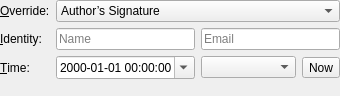
<?xml version="1.0" encoding="UTF-8"?>
<ui version="4.0">
 <class>SignatureForm</class>
 <widget class="QWidget" name="SignatureForm">
  <property name="geometry">
   <rect>
    <x>0</x>
    <y>0</y>
    <width>340</width>
    <height>96</height>
   </rect>
  </property>
  <property name="windowTitle">
   <string>Signature</string>
  </property>
  <layout class="QFormLayout" name="formLayout">
   <property name="leftMargin">
    <number>0</number>
   </property>
   <property name="topMargin">
    <number>0</number>
   </property>
   <property name="rightMargin">
    <number>0</number>
   </property>
   <property name="bottomMargin">
    <number>0</number>
   </property>
   <item row="0" column="0">
    <widget class="QLabel" name="replaceLabel">
     <property name="text">
      <string>&amp;Override:</string>
     </property>
     <property name="buddy">
      <cstring>replaceComboBox</cstring>
     </property>
    </widget>
   </item>
   <item row="1" column="0">
    <widget class="QLabel" name="nameLabel">
     <property name="text">
      <string>&amp;Identity:</string>
     </property>
     <property name="buddy">
      <cstring>nameEdit</cstring>
     </property>
    </widget>
   </item>
   <item row="1" column="1">
    <layout class="QHBoxLayout" name="identityLayout">
     <item>
      <widget class="QLineEdit" name="nameEdit">
       <property name="toolTip">
        <string>Name</string>
       </property>
       <property name="placeholderText">
        <string>Name</string>
       </property>
      </widget>
     </item>
     <item>
      <widget class="QLineEdit" name="emailEdit">
       <property name="toolTip">
        <string>Email</string>
       </property>
       <property name="placeholderText">
        <string>Email</string>
       </property>
      </widget>
     </item>
    </layout>
   </item>
   <item row="2" column="0">
    <widget class="QLabel" name="timeLabel">
     <property name="text">
      <string>&amp;Time:</string>
     </property>
     <property name="buddy">
      <cstring>timeEdit</cstring>
     </property>
    </widget>
   </item>
   <item row="2" column="1">
    <layout class="QHBoxLayout" name="timeLayout">
     <item>
      <widget class="QDateTimeEdit" name="timeEdit">
       <property name="currentSection">
        <enum>QDateTimeEdit::Section::YearSection</enum>
       </property>
       <property name="displayFormat">
        <string notr="true">yyyy-MM-dd HH:mm:ss</string>
       </property>
       <property name="calendarPopup">
        <bool>true</bool>
       </property>
       <property name="timeSpec">
        <enum>Qt::TimeSpec::LocalTime</enum>
       </property>
      </widget>
     </item>
     <item>
      <widget class="QComboBox" name="offsetEdit">
       <property name="toolTip">
        <string>Offset from UTC</string>
       </property>
       <property name="editable">
        <bool>false</bool>
       </property>
      </widget>
     </item>
     <item>
      <widget class="QToolButton" name="nowButton">
       <property name="toolTip">
        <string>Set to current local time</string>
       </property>
       <property name="text">
        <string>Now</string>
       </property>
      </widget>
     </item>
    </layout>
   </item>
   <item row="0" column="1">
    <widget class="QComboBox" name="replaceComboBox">
     <property name="toolTip">
      <string>&lt;p&gt;Two signatures are recorded in every commit – one for the author, and one for the committer. Select which signature you want to customize.</string>
     </property>
     <item>
      <property name="text">
       <string>Author’s Signature</string>
      </property>
     </item>
     <item>
      <property name="text">
       <string>Committer’s Signature</string>
      </property>
     </item>
     <item>
      <property name="text">
       <string>Both Signatures</string>
      </property>
     </item>
    </widget>
   </item>
  </layout>
 </widget>
 <tabstops>
  <tabstop>replaceComboBox</tabstop>
  <tabstop>nameEdit</tabstop>
  <tabstop>emailEdit</tabstop>
  <tabstop>timeEdit</tabstop>
  <tabstop>offsetEdit</tabstop>
  <tabstop>nowButton</tabstop>
 </tabstops>
 <resources/>
 <connections/>
</ui>
